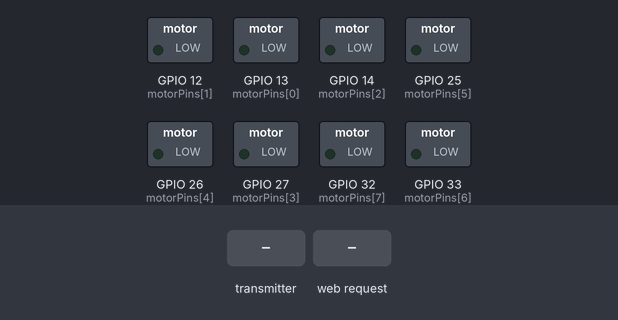
Recording of a sketch running on a simulated ESP32. Parts: switched loads named in the sketch (green lamp = pin HIGH). Dashed ring = blinking. The inputs (shaded band) are chosen by the test bench. WiFi joins after 1.5 s; servers stay silent unless stated.

Above: at 2.7 s.
2.8 s: the transmitter starts sending direction = 0
At 2.87 s:
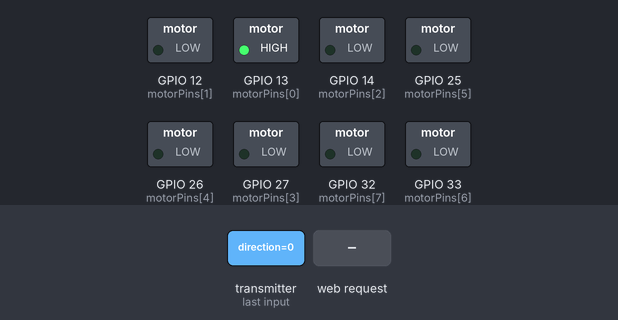
5.8 s: HTTP request GET /test?m=1 received
At 5.87 s:
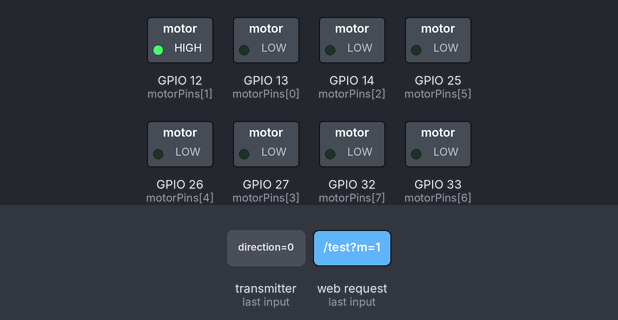
8.8 s: the transmitter starts sending direction = 64
At 9.9 s:
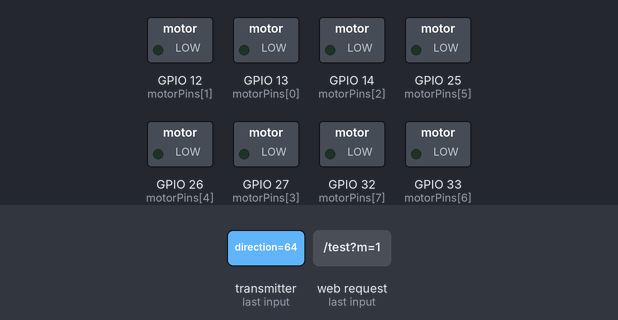
Timing chart, 0 to 11.8 s (numbered marks = the images above; inputs shaded):
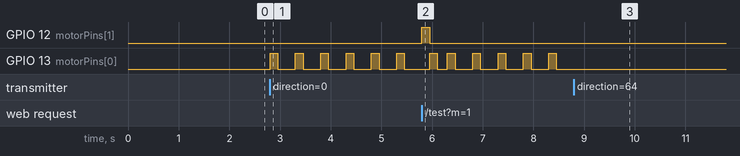

Measured:
- after the input at 2.8 s, GPIO 13 (motorPins[0]): alternates HIGH for 0.15 s and LOW for 0.35 s, starting at once
- after the input at 5.8 s, GPIO 12 (motorPins[1]): LOW → HIGH at once, → LOW 0.15 s later
- after the input at 8.8 s, GPIO 13 (motorPins[0]): stops changing and stays LOW

The sketch:

belt.ino
```cpp
#include <WiFi.h>
#include <esp_now.h>
#include <WebServer.h>
#include <ArduinoOTA.h>

const char *ssid = "Acer";
const char *password = "Sarthak@017";

WebServer server(80);

/******** PACKET ********/
typedef struct {
  uint8_t direction;
  uint8_t risk;
  uint8_t height;
  uint8_t motion;
} NavPacket;

NavPacket pkt;
bool received = false;

/******** MOTOR PINS ********/
// Index mapping:
// 0 Front, 1 FR, 2 Right, 3 BR, 4 Back, 5 BL, 6 Left, 7 FL
int motorPins[8] = {13,12,14,27,26,25,33,32};

/******** MOTOR CONTROL ********/
void stopAllMotors() {
  for (int i = 0; i < 8; i++) digitalWrite(motorPins[i], LOW);
}

void vibrateMotor(int idx, int risk) {
  stopAllMotors();
  if (idx > 7) return;

  if (risk == 2) {
    digitalWrite(motorPins[idx], HIGH);   // Continuous
  } else {
    digitalWrite(motorPins[idx], HIGH);
    delay(150);
    digitalWrite(motorPins[idx], LOW);
  }
}

/******** ESP-NOW RECEIVE ********/
void onReceive(const esp_now_recv_info *info,
               const uint8_t *data, int len) {
  if (len == sizeof(NavPacket)) {
    memcpy(&pkt, data, sizeof(pkt));
    received = true;
  }
}

/******** HTTP: STATUS ********/
void handleBelt() {
  String json = "{";
  json += "\"direction\":" + String(pkt.direction) + ",";
  json += "\"risk\":" + String(pkt.risk) + ",";
  json += "\"height\":" + String(pkt.height) + ",";
  json += "\"motion\":" + String(pkt.motion);
  json += "}";
  server.send(200, "application/json", json);
}

/******** HTTP: MANUAL MOTOR TEST ********/
void handleTest() {
  if (!server.hasArg("m")) {
    server.send(400, "text/plain", "Use /test?m=0-7&r=0-2");
    return;
  }
  int m = server.arg("m").toInt();
  int r = server.hasArg("r") ? server.arg("r").toInt() : 1;
  vibrateMotor(m, r);
  server.send(200, "text/plain", "Motor test executed");
}

/******** SETUP ********/
void setup() {
  for (int i = 0; i < 8; i++) {
    pinMode(motorPins[i], OUTPUT);
    digitalWrite(motorPins[i], LOW);
  }

  WiFi.mode(WIFI_STA);
  WiFi.begin(ssid, password);
  while (WiFi.status() != WL_CONNECTED) delay(300);

  esp_now_init();
  esp_now_register_recv_cb(onReceive);

  ArduinoOTA.setHostname("Belt-ESP32");
  ArduinoOTA.begin();

  server.on("/belt", handleBelt);
  server.on("/test", handleTest);
  server.begin();
}

/******** LOOP ********/
void loop() {
  if (received) {
    vibrateMotor(pkt.direction, pkt.risk);
    received = false;
  }
  ArduinoOTA.handle();
  server.handleClient();
}
```
